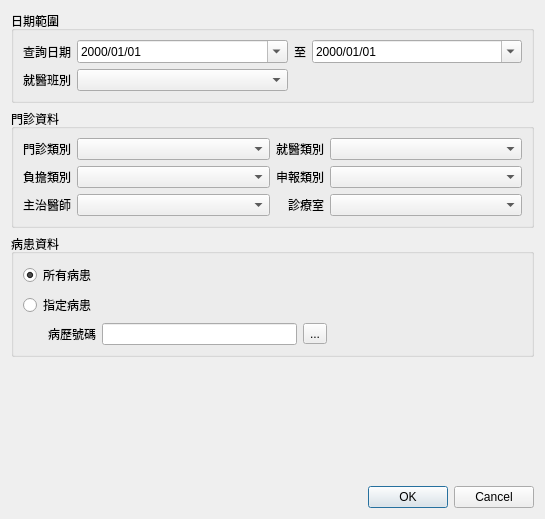
<?xml version="1.0" encoding="UTF-8"?>
<ui version="4.0">
 <class>Dialog_medical_record_list</class>
 <widget class="QDialog" name="Dialog_medical_record_list">
  <property name="windowModality">
   <enum>Qt::NonModal</enum>
  </property>
  <property name="geometry">
   <rect>
    <x>0</x>
    <y>0</y>
    <width>545</width>
    <height>519</height>
   </rect>
  </property>
  <property name="sizePolicy">
   <sizepolicy hsizetype="Preferred" vsizetype="Preferred">
    <horstretch>0</horstretch>
    <verstretch>0</verstretch>
   </sizepolicy>
  </property>
  <property name="windowTitle">
   <string>病歷查詢</string>
  </property>
  <property name="modal">
   <bool>false</bool>
  </property>
  <layout class="QVBoxLayout" name="verticalLayout">
   <item>
    <widget class="QGroupBox" name="groupBox">
     <property name="title">
      <string>日期範圍</string>
     </property>
     <property name="flat">
      <bool>true</bool>
     </property>
     <layout class="QGridLayout" name="gridLayout">
      <item row="0" column="3">
       <widget class="QDateEdit" name="dateEdit_end_date">
        <property name="sizePolicy">
         <sizepolicy hsizetype="Expanding" vsizetype="Fixed">
          <horstretch>0</horstretch>
          <verstretch>0</verstretch>
         </sizepolicy>
        </property>
        <property name="currentSection">
         <enum>QDateTimeEdit::YearSection</enum>
        </property>
        <property name="displayFormat">
         <string>yyyy/MM/dd</string>
        </property>
        <property name="calendarPopup">
         <bool>true</bool>
        </property>
        <property name="currentSectionIndex">
         <number>0</number>
        </property>
       </widget>
      </item>
      <item row="0" column="2">
       <widget class="QLabel" name="label_2">
        <property name="text">
         <string>至</string>
        </property>
        <property name="alignment">
         <set>Qt::AlignCenter</set>
        </property>
       </widget>
      </item>
      <item row="1" column="0">
       <widget class="QLabel" name="label_3">
        <property name="text">
         <string>就醫班別</string>
        </property>
       </widget>
      </item>
      <item row="0" column="1">
       <widget class="QDateEdit" name="dateEdit_start_date">
        <property name="sizePolicy">
         <sizepolicy hsizetype="Expanding" vsizetype="Fixed">
          <horstretch>0</horstretch>
          <verstretch>0</verstretch>
         </sizepolicy>
        </property>
        <property name="autoFillBackground">
         <bool>false</bool>
        </property>
        <property name="buttonSymbols">
         <enum>QAbstractSpinBox::UpDownArrows</enum>
        </property>
        <property name="showGroupSeparator" stdset="0">
         <bool>false</bool>
        </property>
        <property name="currentSection">
         <enum>QDateTimeEdit::YearSection</enum>
        </property>
        <property name="displayFormat">
         <string>yyyy/MM/dd</string>
        </property>
        <property name="calendarPopup">
         <bool>true</bool>
        </property>
        <property name="currentSectionIndex">
         <number>0</number>
        </property>
       </widget>
      </item>
      <item row="1" column="1">
       <widget class="QComboBox" name="comboBox_period"/>
      </item>
      <item row="0" column="0" alignment="Qt::AlignLeft">
       <widget class="QLabel" name="label">
        <property name="sizePolicy">
         <sizepolicy hsizetype="Preferred" vsizetype="Preferred">
          <horstretch>0</horstretch>
          <verstretch>0</verstretch>
         </sizepolicy>
        </property>
        <property name="autoFillBackground">
         <bool>false</bool>
        </property>
        <property name="text">
         <string>查詢日期</string>
        </property>
        <property name="wordWrap">
         <bool>false</bool>
        </property>
       </widget>
      </item>
     </layout>
    </widget>
   </item>
   <item>
    <widget class="QGroupBox" name="groupBox_2">
     <property name="title">
      <string>門診資料</string>
     </property>
     <property name="flat">
      <bool>true</bool>
     </property>
     <layout class="QGridLayout" name="gridLayout_2">
      <item row="0" column="2">
       <widget class="QLabel" name="label_5">
        <property name="text">
         <string>就醫類別</string>
        </property>
       </widget>
      </item>
      <item row="0" column="3">
       <widget class="QComboBox" name="comboBox_treat_type">
        <property name="sizePolicy">
         <sizepolicy hsizetype="Expanding" vsizetype="Fixed">
          <horstretch>0</horstretch>
          <verstretch>0</verstretch>
         </sizepolicy>
        </property>
       </widget>
      </item>
      <item row="0" column="0">
       <widget class="QLabel" name="label_4">
        <property name="text">
         <string>門診類別</string>
        </property>
       </widget>
      </item>
      <item row="0" column="1">
       <widget class="QComboBox" name="comboBox_ins_type">
        <property name="sizePolicy">
         <sizepolicy hsizetype="Expanding" vsizetype="Fixed">
          <horstretch>0</horstretch>
          <verstretch>0</verstretch>
         </sizepolicy>
        </property>
       </widget>
      </item>
      <item row="1" column="1">
       <widget class="QComboBox" name="comboBox_share_type">
        <property name="sizePolicy">
         <sizepolicy hsizetype="Expanding" vsizetype="Fixed">
          <horstretch>0</horstretch>
          <verstretch>0</verstretch>
         </sizepolicy>
        </property>
       </widget>
      </item>
      <item row="1" column="0">
       <widget class="QLabel" name="label_6">
        <property name="text">
         <string>負擔類別</string>
        </property>
       </widget>
      </item>
      <item row="1" column="2">
       <widget class="QLabel" name="label_7">
        <property name="text">
         <string>申報類別</string>
        </property>
       </widget>
      </item>
      <item row="1" column="3">
       <widget class="QComboBox" name="comboBox_apply_type"/>
      </item>
      <item row="2" column="0">
       <widget class="QLabel" name="label_9">
        <property name="text">
         <string>主治醫師</string>
        </property>
       </widget>
      </item>
      <item row="2" column="1">
       <widget class="QComboBox" name="comboBox_doctor"/>
      </item>
      <item row="2" column="2">
       <widget class="QLabel" name="label_10">
        <property name="layoutDirection">
         <enum>Qt::LeftToRight</enum>
        </property>
        <property name="text">
         <string>診療室</string>
        </property>
        <property name="alignment">
         <set>Qt::AlignRight|Qt::AlignTrailing|Qt::AlignVCenter</set>
        </property>
       </widget>
      </item>
      <item row="2" column="3">
       <widget class="QComboBox" name="comboBox_room"/>
      </item>
     </layout>
    </widget>
   </item>
   <item>
    <widget class="QGroupBox" name="groupBox_3">
     <property name="title">
      <string>病患資料</string>
     </property>
     <property name="flat">
      <bool>true</bool>
     </property>
     <layout class="QGridLayout" name="gridLayout_3">
      <item row="2" column="4">
       <spacer name="horizontalSpacer">
        <property name="orientation">
         <enum>Qt::Horizontal</enum>
        </property>
        <property name="sizeHint" stdset="0">
         <size>
          <width>40</width>
          <height>20</height>
         </size>
        </property>
       </spacer>
      </item>
      <item row="2" column="3">
       <widget class="QToolButton" name="toolButton_select_patient">
        <property name="text">
         <string>...</string>
        </property>
       </widget>
      </item>
      <item row="2" column="2">
       <widget class="QLineEdit" name="lineEdit_patient_key"/>
      </item>
      <item row="0" column="0">
       <widget class="QRadioButton" name="radioButton_1">
        <property name="text">
         <string>所有病患</string>
        </property>
        <property name="checked">
         <bool>true</bool>
        </property>
       </widget>
      </item>
      <item row="1" column="0">
       <widget class="QRadioButton" name="radioButton_2">
        <property name="text">
         <string>指定病患</string>
        </property>
       </widget>
      </item>
      <item row="2" column="0">
       <widget class="QLabel" name="label_patient_key">
        <property name="text">
         <string>病歷號碼</string>
        </property>
        <property name="alignment">
         <set>Qt::AlignRight|Qt::AlignTrailing|Qt::AlignVCenter</set>
        </property>
       </widget>
      </item>
     </layout>
    </widget>
   </item>
   <item>
    <spacer name="verticalSpacer">
     <property name="orientation">
      <enum>Qt::Vertical</enum>
     </property>
     <property name="sizeHint" stdset="0">
      <size>
       <width>20</width>
       <height>40</height>
      </size>
     </property>
    </spacer>
   </item>
   <item>
    <widget class="QDialogButtonBox" name="buttonBox">
     <property name="orientation">
      <enum>Qt::Horizontal</enum>
     </property>
     <property name="standardButtons">
      <set>QDialogButtonBox::Cancel|QDialogButtonBox::Ok</set>
     </property>
     <property name="centerButtons">
      <bool>false</bool>
     </property>
    </widget>
   </item>
  </layout>
 </widget>
 <tabstops>
  <tabstop>dateEdit_start_date</tabstop>
  <tabstop>dateEdit_end_date</tabstop>
  <tabstop>comboBox_period</tabstop>
  <tabstop>comboBox_ins_type</tabstop>
  <tabstop>comboBox_treat_type</tabstop>
  <tabstop>comboBox_share_type</tabstop>
  <tabstop>comboBox_apply_type</tabstop>
  <tabstop>comboBox_doctor</tabstop>
  <tabstop>comboBox_room</tabstop>
  <tabstop>radioButton_1</tabstop>
  <tabstop>radioButton_2</tabstop>
  <tabstop>lineEdit_patient_key</tabstop>
  <tabstop>toolButton_select_patient</tabstop>
 </tabstops>
 <resources/>
 <connections>
  <connection>
   <sender>buttonBox</sender>
   <signal>accepted()</signal>
   <receiver>Dialog_medical_record_list</receiver>
   <slot>accept()</slot>
   <hints>
    <hint type="sourcelabel">
     <x>248</x>
     <y>254</y>
    </hint>
    <hint type="destinationlabel">
     <x>157</x>
     <y>274</y>
    </hint>
   </hints>
  </connection>
  <connection>
   <sender>buttonBox</sender>
   <signal>rejected()</signal>
   <receiver>Dialog_medical_record_list</receiver>
   <slot>reject()</slot>
   <hints>
    <hint type="sourcelabel">
     <x>316</x>
     <y>260</y>
    </hint>
    <hint type="destinationlabel">
     <x>286</x>
     <y>274</y>
    </hint>
   </hints>
  </connection>
 </connections>
</ui>
